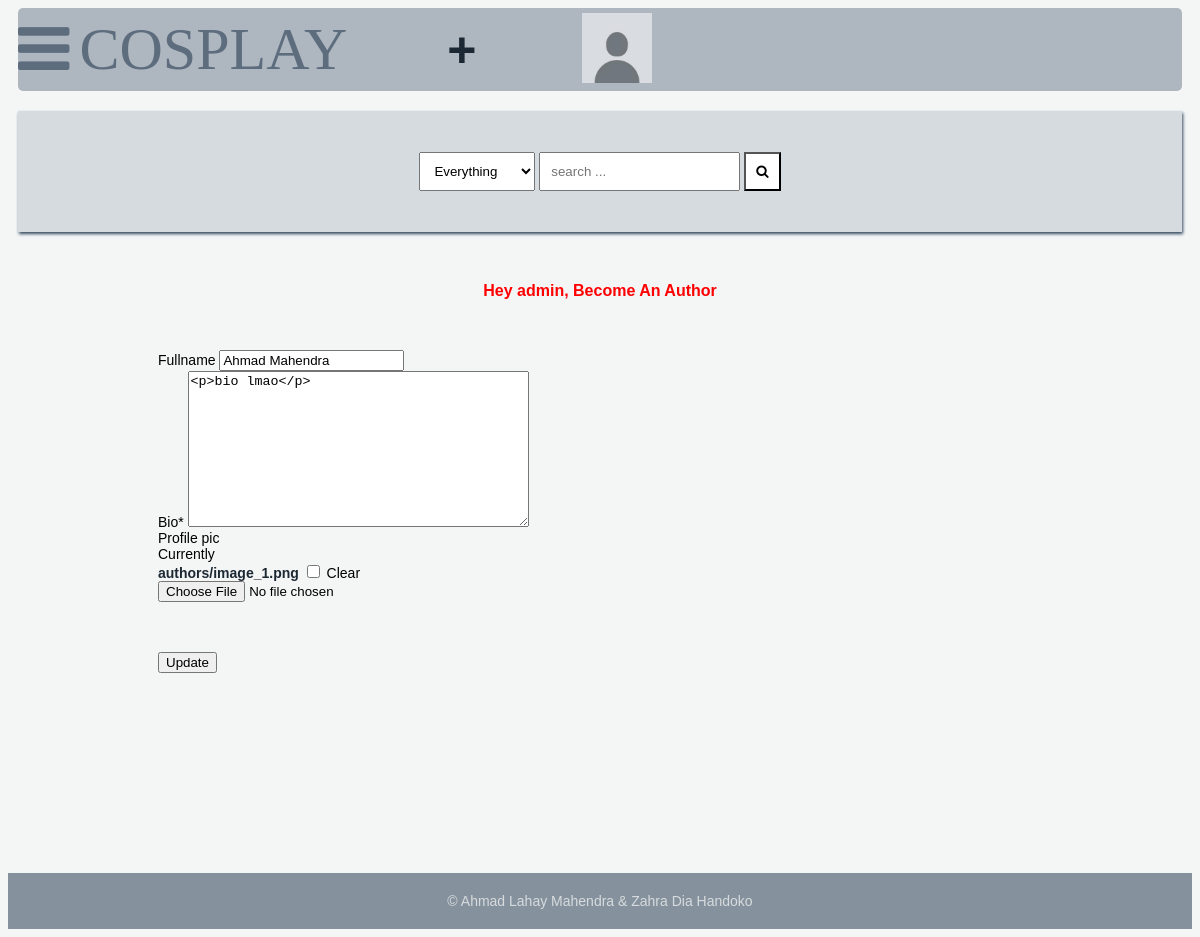
/account/update_profile/ (signed in), run on an earlier commit of the app's database.
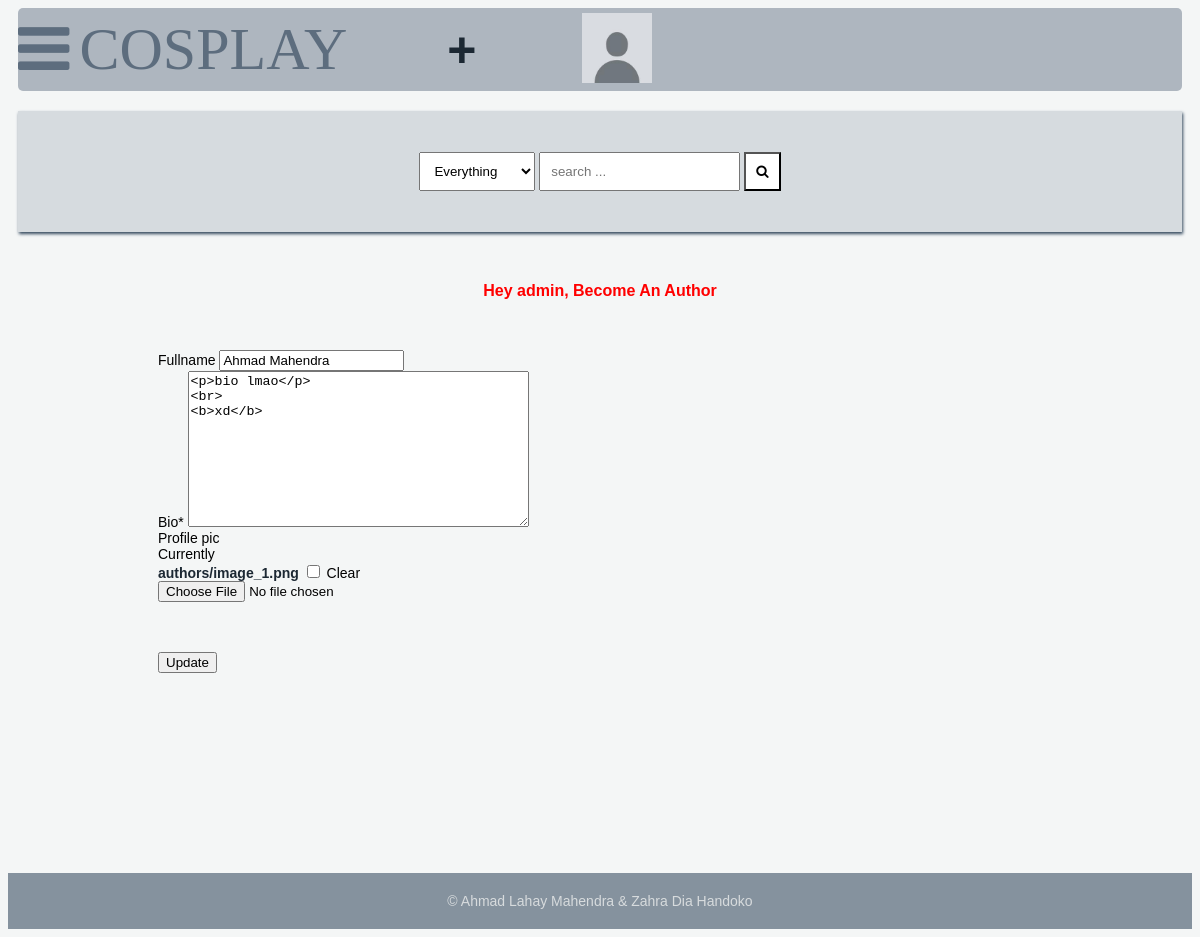
And on a later commit of the database.
### main/models.py (models this page shows, shortened)
class Author(models.Model):
    user = models.ForeignKey(User, on_delete=models.CASCADE) #Link to user model
    email = models.EmailField(max_length=254, blank=True, null=False) #Email address of the user/author)
    fullname = models.CharField(max_length=40, blank=True) #Full name of the user/author
    slug = models.SlugField(max_length=400, unique=True, blank=True) #URL version of the name
    bio = HTMLField() #HTML field for author's bio
    points = models.IntegerField(default=0) #Points the author has received
    profile_pic = ResizedImageField(size=[50, 80], quality=100, upload_to="authors", default=None, null=True, blank=True) #Profile image

### register/views.py (the view, shortened to what this page needs)
# urls.py: path("update_profile/", update_profile, name="update_profile"), #URL pattern for updating a profile
@login_required
def update_profile(request):
    context = {} #Initialize an empty context dictionary
    user = request.user #Get the current logged-in user
    author, created = Author.objects.get_or_create(user=user) #Get or create an Author object for the user
    form = UpdateForm(request.POST or None, request.FILES or None, instance=author) #Instantiate the UpdateForm with POST and FILES data if available, and the author instance
    context.update({
        "form":form,
        "title":"Update Profile",
    }) #Update the context with the form and title
    return render(request, "register/update.html", context) #Render the update_profile template with the context

### register/forms.py
class UpdateForm(forms.ModelForm):
    class Meta:
        model = Author #Set the model to Author
        fields = ("fullname", "bio", "profile_pic") #Specify the fields to include in the form

### main/context_processors.py (called while the page is built, shortened)
def searchFunction(request):
    search_context = {}  #Initialize an empty dictionary for the search context
    posts = Post.objects.all()  #Retrieve all posts from the database
    return search_context  #Return the search context

### templates/register/update.html (shortened to what this page needs)
{% extends 'base.html' %}
{% load crispy_forms_tags %}
{% block content %}
<h1 style="text-align:center; margin-block:50px; color:red;">Hey {{user}}, Become An Author</h1>
<form method="POST" action="." enctype="multipart/form-data" style="margin-left:150px;margin-bottom: 150px;  color:black;">
    {{form|crispy}}
    <input type="submit" value="Update"  style="margin-block:50px;">
</form>
{% endblock content %}

What changed in the data, as far as the page shows it:
changed Author "Ahmad Mahendra": bio "<p>bio lmao</p>" → "<p>bio lmao</p> <br> <b>xd</b>"
